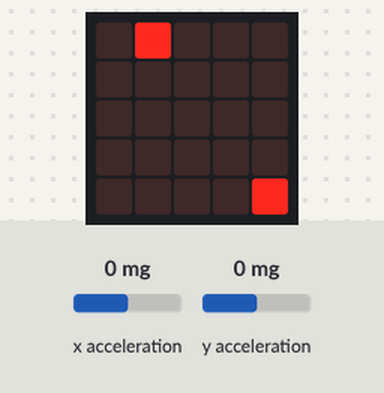
The program below on a simulated BBC micro:bit (MakeCode). Parts: the board's 5×5 LED display. The test bench sets the inputs (shaded band); at power-on: x acceleration 0 mg, y acceleration 0 mg. Random numbers come from a fixed seed; the run ends where the board's game-over animation would start. At 10.9 s the program stops and its outputs stay as they are.

Above: at 1.2 s.
1.3 s: x acceleration set to -458 mg
2.8 s: x acceleration set to -525 mg
At 5.4 s:
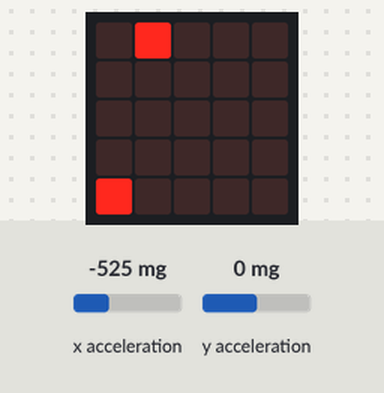
5.8 s: y acceleration set to -470 mg
7.4 s: y acceleration set to -546 mg
At 9.8 s:
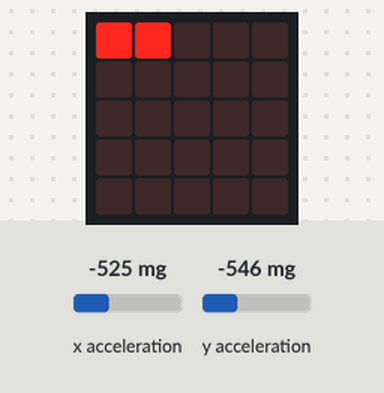
10.4 s: x acceleration set to 750 mg
At 12.1 s:
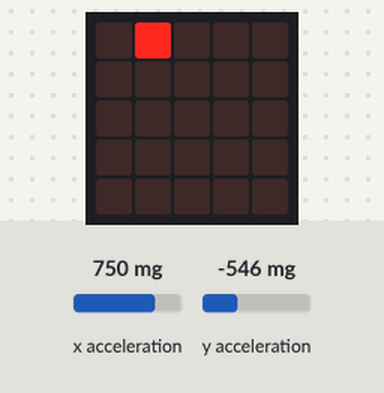
Timing chart, 0 to 12.4 s (numbered marks = the images above; inputs shaded):
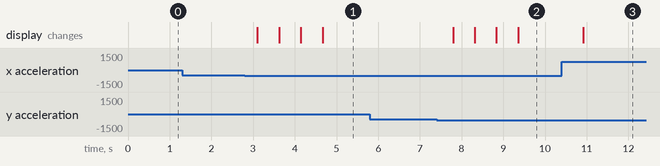

The program:

main.ts
```typescript
let 哈哈 = game.createSprite(randint(0, 3), randint(0, 3))
let 哭哭 = game.createSprite(4, 4)
basic.forever(function () {
    basic.pause(500)
    if (500 < input.acceleration(Dimension.X)) {
        哭哭.change(LedSpriteProperty.X, 1)
    }
    if (input.acceleration(Dimension.X) < -500) {
        哭哭.change(LedSpriteProperty.X, -1)
    }
    if (500 < input.acceleration(Dimension.Y)) {
        哭哭.change(LedSpriteProperty.Y, 1)
    }
    if (input.acceleration(Dimension.Y) < -500) {
        哭哭.change(LedSpriteProperty.Y, -1)
    }
    if (哈哈.isTouching(哭哭)) {
        game.gameOver()
    }
})
```

test.ts
```typescript
// 在這裡測試；當此封包作為擴充功能時，將不會編譯此內容。
```

Measured:
- the behaviour switches between -500 and -501 mg on x acceleration (found by bisection; images 0 and 1)
- the behaviour switches between -500 and -501 mg on y acceleration (found by bisection; images 1 and 2)
- after the input at 1.3 s, every drawn part: stays the same
- after the input at 2.8 s, the display: first changes after 0.31 s (image 1 shows a later state)
- after the input at 5.8 s, every drawn part: stays the same
- after the input at 7.4 s, the display: first changes after 0.39 s (image 2 shows a later state)
- after the input at 10.4 s, the display: changes after 0.52 s (image 3)
